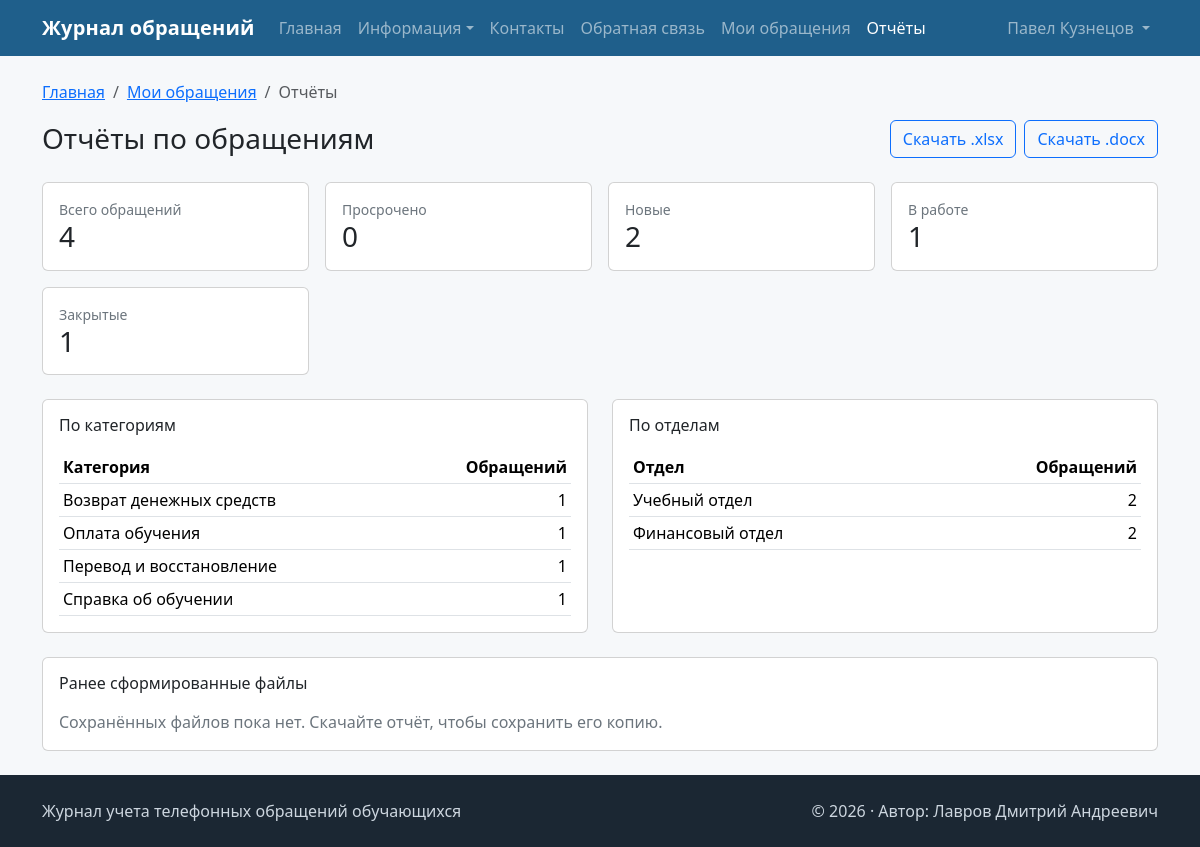
The page /cabinet/appeals/reports/ (signed in) on the database its author committed.
### users/models.py (models this page shows, shortened)
class User(AbstractUser):
    username = None
    email = models.EmailField(
        verbose_name=_("Email"),
        unique=True,
    )
    USERNAME_FIELD = "email"
    REQUIRED_FIELDS = []
    objects = EmailUserManager()
    class Meta(AbstractUser.Meta):
        verbose_name = _("User")
        verbose_name_plural = _("Users")
        ordering = ["-date_joined", "id"]

### appeals/models.py (models this page shows, shortened)
class AppealCategory(models.Model):
    NORMALIZED_FIELDS: ClassVar[NormalizedFields] = {
        "name": normalize_spaces,
    }
    name = models.CharField(
        _("Name"),
        max_length=150,
    )
    name_key = models.CharField(
        _("Name key"),
        max_length=255,
        blank=True,
        editable=False,
    )
    department = models.ForeignKey(
        Department,
        verbose_name=_("Department"),
        on_delete=models.PROTECT,
        related_name="categories",
    )
    default_processing_days = models.PositiveSmallIntegerField(
        _("Default processing days"),
        default=3,
        validators=[
            MinValueValidator(1),
        ],
    )
    description = models.TextField(
        _("Description"),
        blank=True,
    )
    is_active = models.BooleanField(
        _("Is active"),
        default=True,
    )
    created_at = models.DateTimeField(
        _("Created at"),
        auto_now_add=True,
    )
    updated_at = models.DateTimeField(
        _("Updated at"),
        auto_now=True,
    )
    class Meta:
        verbose_name = _("Appeal category")
        verbose_name_plural = _("Appeal categories")
        ordering = ["name", "-pk"]
        constraints = [
            models.UniqueConstraint(
                fields=["name_key"],
                name="unique_appeal_category_name_key",
                violation_error_message=_("Appeal category with this name already exists."),
            ),
        ]

class Department(models.Model):
    NORMALIZED_FIELDS: ClassVar[NormalizedFields] = {
        "name": normalize_spaces,
    }
    name = models.CharField(
        _("Name"),
        max_length=150,
    )
    name_key = models.CharField(
        _("Name key"),
        max_length=255,
        blank=True,
        editable=False,
    )
    description = models.TextField(
        _("Description"),
        blank=True,
    )
    members = models.ManyToManyField(
        settings.AUTH_USER_MODEL,
        verbose_name=_("Members"),
        blank=True,
        related_name="departments",
    )
    is_active = models.BooleanField(
        _("Is active"),
        default=True,
    )
    created_at = models.DateTimeField(
        _("Created at"),
        auto_now_add=True,
    )
    updated_at = models.DateTimeField(
        _("Updated at"),
        auto_now=True,
    )
    class Meta:
        verbose_name = _("Department")
        verbose_name_plural = _("Departments")
        ordering = ["name", "-pk"]
        constraints = [
            models.UniqueConstraint(
                fields=["name_key"],
                name="unique_department_name_key",
                violation_error_message=_("Department with this name already exists."),
            ),
        ]

### appeals/views.py (the view)
# urls.py: path("appeals/reports/", AppealReportView.as_view(), name="appeal_report"),
class AppealReportView(AppealReportMixin, TemplateView):
    template_name = "appeals/appeal_report.html"
    def get_context_data(self, **kwargs):
        context = super().get_context_data(**kwargs)
        context["report"] = self.get_report()
        context["stored_reports"] = list_reports()
        context["breadcrumbs"] = [
            {"label": "Мои обращения", "url": reverse("appeals:appeal_list")},
            {"label": "Отчёты"},
        ]
        return context

### appeals/access.py (called while the page is built)
def visible_appeals_for(user: User) -> QuerySet[Appeal]:
    if not _can_use_app(user) or not user.has_perm(VIEW_APPEAL_PERMISSION):
        return Appeal.objects.none()
    if _has_full_appeal_access(user):
        return Appeal.objects.all()
    filters = Q()
    if user.has_perm(ADD_APPEAL_PERMISSION):
        filters |= Q(created_by=user)
    if _has_department_appeal_access(user):
        filters |= Q(department__members=user)
    if not filters:
        return Appeal.objects.none()
    return Appeal.objects.filter(filters).distinct()

def _can_use_app(user: User) -> bool:
    return user.is_authenticated and user.is_active

def _has_full_appeal_access(user: User) -> bool:
    return user.is_superuser or user.has_perm(CHANGE_APPEAL_PERMISSION)

def _has_department_appeal_access(user: User) -> bool:
    return user.has_perm(START_APPEAL_PROCESSING_PERMISSION) or user.has_perm(
        TRANSFER_APPEAL_PERMISSION
    )

### appeals/report_storage.py (called while the page is built, shortened)
def list_reports() -> list[StoredReport]:
    if not default_storage.exists(REPORTS_DIR):
        return []

### appeals/reports.py (called while the page is built)
def _sorted_breakdown(counts: dict[str, int]) -> list[Breakdown]:
    ordered = sorted(counts.items(), key=lambda item: (-item[1], item[0]))
    return [Breakdown(label=name, count=count) for name, count in ordered]

### appeals/views.py (called while the page is built)
    def get_report(self):
        return build_appeal_report(visible_appeals_for(self.request.user))

### templates/appeals/appeal_report.html (shortened to what this page needs)
{% extends "base.html" %}
{% block content %}
  <div class="d-flex flex-wrap justify-content-between align-items-center gap-2 mb-4">
    <h1 class="h3 mb-0">Отчёты по обращениям</h1>
    <div class="d-flex flex-wrap gap-2">
      <a href="{% url 'appeals:appeal_report_xlsx' %}" class="btn btn-outline-primary">Скачать .xlsx</a>
      <a href="{% url 'appeals:appeal_report_docx' %}" class="btn btn-outline-primary">Скачать .docx</a>
    </div>
  </div>
  <div class="row g-3 mb-4">
    <div class="col-sm-6 col-lg-3">
      <div class="card h-100">
        <div class="card-body">
          <div class="text-secondary small">Всего обращений</div>
          <div class="h3 mb-0">{{ report.total }}</div>
        </div>
      </div>
    </div>
    <div class="col-sm-6 col-lg-3">
      <div class="card h-100">
        <div class="card-body">
          <div class="text-secondary small">Просрочено</div>
          <div class="h3 mb-0">{{ report.overdue }}</div>
        </div>
      </div>
    </div>
    {% for row in report.by_status %}
      <div class="col-sm-6 col-lg-3">
        <div class="card h-100">
          <div class="card-body">
            <div class="text-secondary small">{{ row.label }}</div>
            <div class="h3 mb-0">{{ row.count }}</div>
          </div>
        </div>
      </div>
    {% endfor %}
  </div>
  <div class="row g-4 mb-4">
    <div class="col-lg-6">
      {% include "appeals/_breakdown_table.html" with table_id="by-category" title="По категориям" group_label="Категория" rows=report.by_category %}
    </div>
    <div class="col-lg-6">
      {% include "appeals/_breakdown_table.html" with table_id="by-department" title="По отделам" group_label="Отдел" rows=report.by_department %}
    </div>
  </div>
  <section class="card" aria-labelledby="stored-reports-heading">
    <div class="card-body">
      <h2 id="stored-reports-heading" class="h6 card-title mb-3">Ранее сформированные файлы</h2>
      {% if stored_reports %}
        <ul class="list-group list-group-flush">
          {% for file in stored_reports %}
            <li class="list-group-item d-flex flex-wrap justify-content-between align-items-center gap-2">
              <span>
                <a href="{% url 'appeals:appeal_report_file' file.name %}">{{ file.name }}</a>
                <span class="text-secondary small ms-2">{{ file.format_label }}, {{ file.size|filesizeformat }}</span>
              </span>
              <span class="text-secondary small">{{ file.created_at|date:"d.m.Y H:i" }}</span>
            </li>
          {% endfor %}
        </ul>
      {% else %}
        <p class="text-secondary mb-0">Сохранённых файлов пока нет. Скачайте отчёт, чтобы сохранить его копию.</p>
      {% endif %}
    </div>
  </section>
{% endblock %}

### templates/_navbar.html (shortened to what this page needs)
<nav class="navbar navbar-expand-lg navbar-dark" aria-label="Основная навигация">
  <div class="container">
    <a class="navbar-brand" href="{% url 'public:home' %}">Журнал обращений</a>
    <div class="collapse navbar-collapse" id="primary-nav">
      {% with view_name=request.resolver_match.view_name %}
      {% with info_views="public:about public:how_to public:process public:categories public:analytics public:faq public:documents" %}
      <ul class="navbar-nav me-auto mb-2 mb-lg-0">
        <li class="nav-item">
          <a class="nav-link{% if view_name == 'public:home' %} active{% endif %}"
             href="{% url 'public:home' %}">Главная</a>
        </li>
        <li class="nav-item dropdown">
          <a class="nav-link dropdown-toggle{% if view_name in info_views %} active{% endif %}"
             href="#" id="info-menu" role="button" data-bs-toggle="dropdown"
             aria-expanded="false"
             {% if view_name in info_views %}aria-current="page"{% endif %}>Информация</a>
        </li>
        <li class="nav-item">
          <a class="nav-link{% if view_name == 'public:contacts' %} active{% endif %}"
             href="{% url 'public:contacts' %}">Контакты</a>
        </li>
        <li class="nav-item">
          <a class="nav-link{% if view_name == 'public:feedback' %} active{% endif %}"
             href="{% url 'public:feedback' %}">Обратная связь</a>
        </li>
        {% if perms.appeals.view_appeal %}
          <li class="nav-item">
            <a class="nav-link{% if view_name == 'appeals:appeal_list' %} active{% endif %}"
               href="{% url 'appeals:appeal_list' %}">Мои обращения</a>
          </li>
          <li class="nav-item">
            <a class="nav-link{% if view_name == 'appeals:appeal_report' %} active{% endif %}"
               {% if view_name == 'appeals:appeal_report' %}aria-current="page"{% endif %}
               href="{% url 'appeals:appeal_report' %}">Отчёты</a>
          </li>
        {% endif %}
      </ul>
      <ul class="navbar-nav ms-auto mb-2 mb-lg-0">
        {% if user.is_authenticated %}
          <li class="nav-item dropdown">
            <a class="nav-link dropdown-toggle" href="#" id="user-menu" role="button"
               data-bs-toggle="dropdown" aria-expanded="false">
              {{ user.get_full_name|default:user.email }}
            </a>
          </li>
        {% else %}
          <li class="nav-item">
            <a class="nav-link{% if view_name == 'login' %} active{% endif %}"
               {% if view_name == 'login' %}aria-current="page"{% endif %}
               href="{% url 'login' %}">Войти</a>
          </li>
        {% endif %}
      </ul>
      {% endwith %}
      {% endwith %}
    </div>
  </div>
</nav>

### templates/appeals/_breakdown_table.html (shortened to what this page needs)
<section class="card h-100" aria-labelledby="{{ table_id }}-heading">
  <div class="card-body">
    <h2 id="{{ table_id }}-heading" class="h6 card-title mb-3">{{ title }}</h2>
    {% if rows %}
      <table class="table table-sm mb-0">
        <thead>
          <tr>
            <th scope="col">{{ group_label }}</th>
            <th scope="col" class="text-end">Обращений</th>
          </tr>
        </thead>
        <tbody>
          {% for row in rows %}
            <tr>
              <td>{{ row.label }}</td>
              <td class="text-end">{{ row.count }}</td>
            </tr>
          {% endfor %}
        </tbody>
      </table>
    {% else %}
      <p class="text-secondary mb-0">Нет данных.</p>
    {% endif %}
  </div>
</section>

### static/css/app.css (style rules this page uses)
:root { --app-accent: #1f5f8b; --app-accent-dark: #174b6e; --app-bg: #f6f8fa; --app-footer-bg: #1b2733; --app-footer-fg: #cdd6df; }
body { background-color: var(--app-bg); display: flex; flex-direction: column; min-height: 100vh; }
.navbar-brand { font-weight: 600; letter-spacing: 0.01em; }
.site-header .navbar { background-color: var(--app-accent); }

### rows shown on the page
User: get_full_name "Павел Кузнецов"
AppealCategory: label "Возврат денежных средств"
AppealCategory: label "Оплата обучения"
AppealCategory: label "Перевод и восстановление"
AppealCategory: label "Справка об обучении"
Department: label "Учебный отдел"
Department: label "Финансовый отдел"

### other values the page prints
{{ crumb.label }} "Мои обращения"
{{ crumb.label }} "Отчёты"
{{ report.total }} "4"
{{ report.overdue }} "0"
{{ row.label }} "Новые" "В работе" "Закрытые"
{{ row.count }} "2" "1" "1"
{{ title }} "По категориям По отделам"
{{ group_label }} "Категория Отдел"
{{ row.count }} "1" "1" "1" "1" "2" "2"
